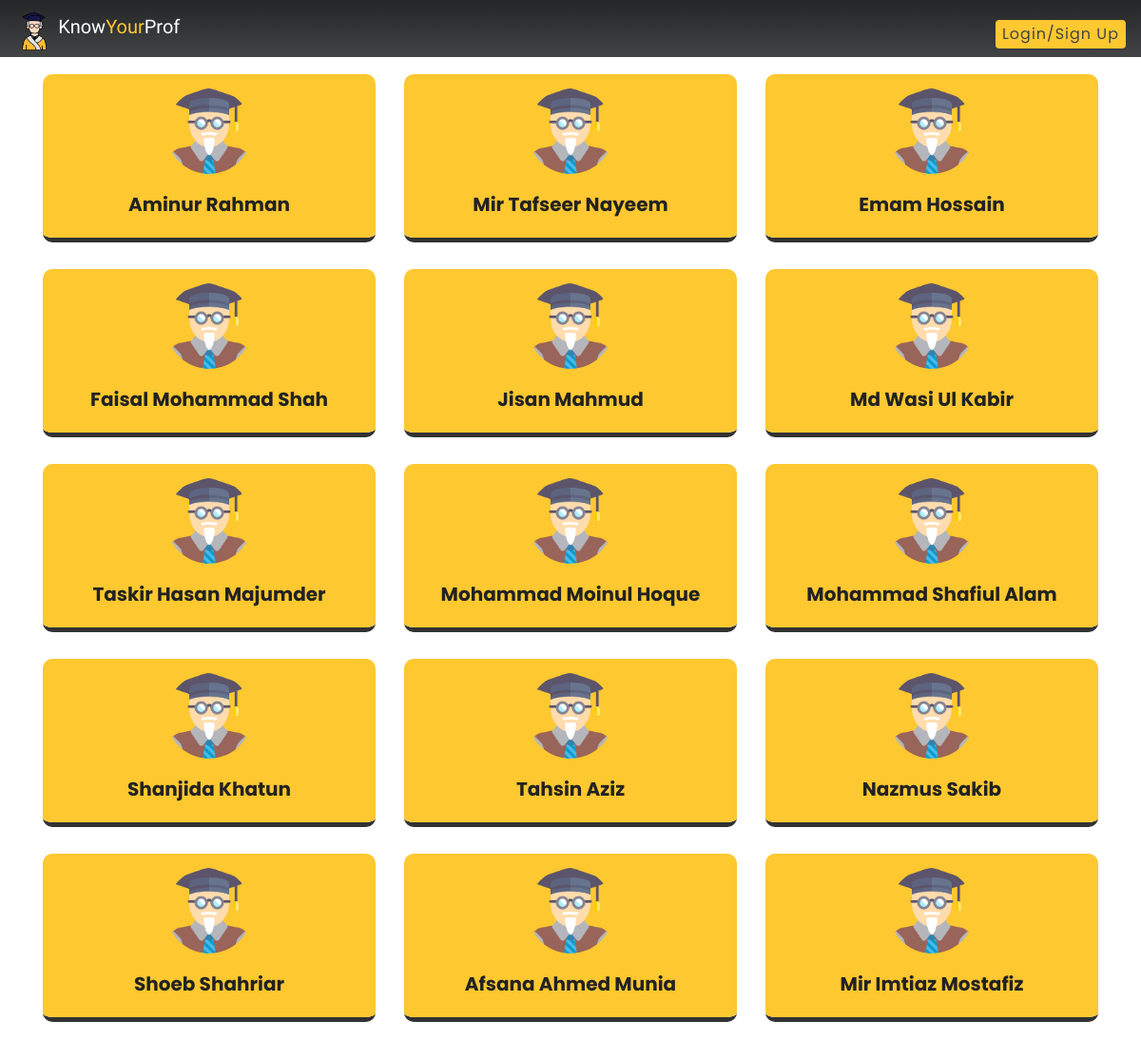
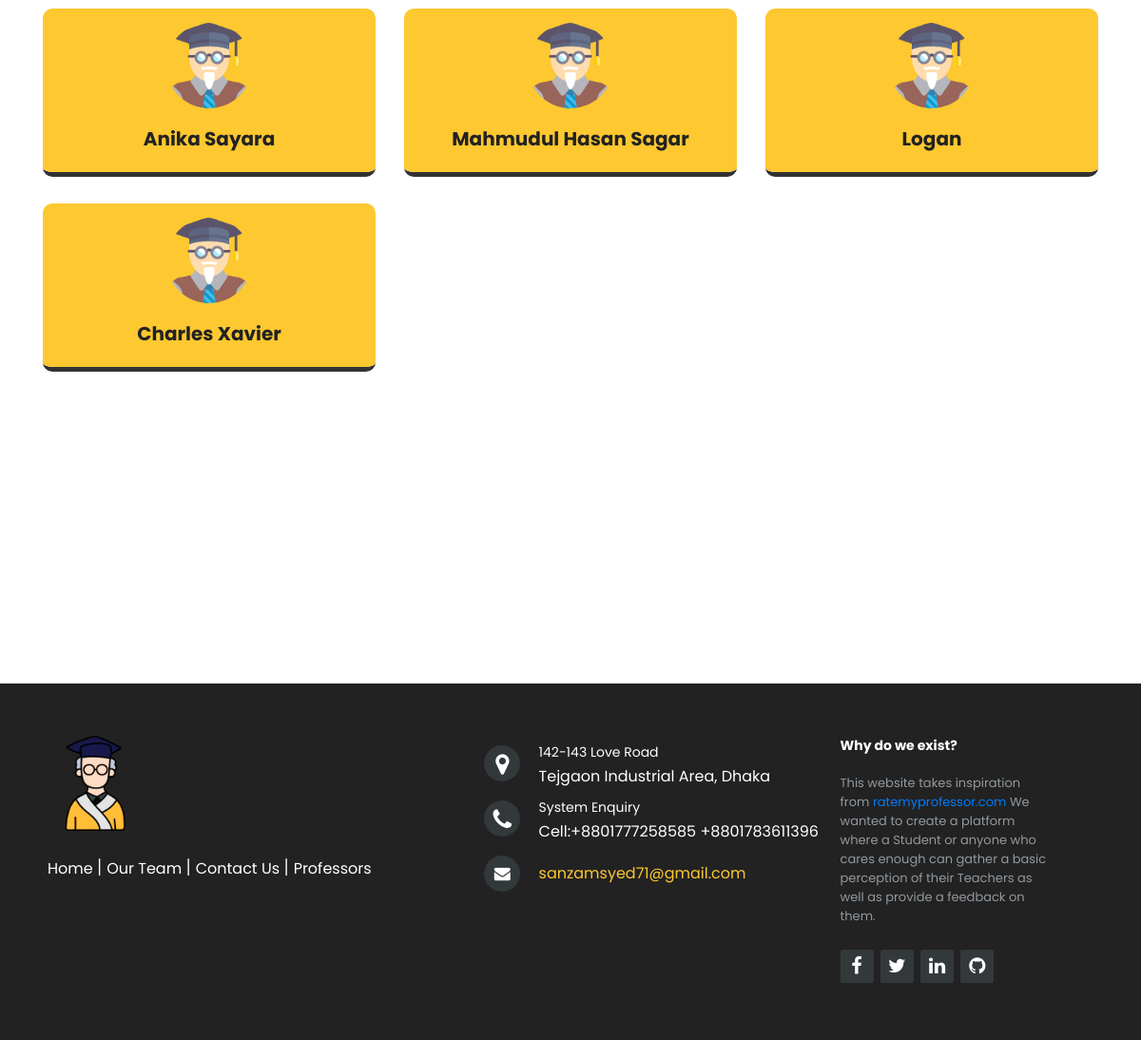
Page /kypbeta/searchPage.php on the committed database (2 pictures, top to bottom).
### tables this page shows
CREATE TABLE `teacher` (
  `TeacherID` int(11) NOT NULL,
  `DepartmentID` int(11) NOT NULL,
  `StatusID` int(11) NOT NULL,
  `TeacherName` varchar(250) NOT NULL,
  `TeacherEmail` varchar(250) NOT NULL,
  `TeacherPhone` varchar(250) NOT NULL
);

### kypbeta/searchPage.php (the view, shortened to what this page needs)
<?php
        $searchText = $_SESSION['searchText'];
        include('serverconnection.php');
$result = mysqli_query($db,"SELECT * FROM Teacher WHERE TeacherName LIKE '%$searchText%' ");
$abc="";
?>
<!doctype html>
<html lang="en">
<head>
    <link rel="stylesheet" href="https://stackpath.bootstrapcdn.com/bootstrap/4.1.2/css/bootstrap.min.css">
    <link rel="stylesheet" href="https://cdnjs.cloudflare.com/ajax/libs/font-awesome/4.7.0/css/font-awesome.min.css">
      <link rel="stylesheet" type="text/css" href="css/header.css">
    <link rel="stylesheet" type="text/css" href="css/listingpage.css">
    <link rel="stylesheet" type="text/css" href="css/welcome.css">
    <link rel="stylesheet" type="text/css" href="css/footer2.css">
</head>
    <body>
    <?php include('KYP-Header.php'); ?>
    <div class = 'card-holder container'>
   <div class = 'row'>
<?php
while($row = mysqli_fetch_array($result))
{
$abc .= "
<div class='col-md-4'>
    <div class='our-team-main'>
        <div class='team-front'>
            <img src='images/professor.png' alt=''>
            <form action='' method='post'>
                <input type='text' name='searchname' value='".($row['TeacherName'])."'>
                <h3 class='professor-name'>".($row['TeacherName'])."</h3>
        </div>
        <div class='team-back'>
            <span>
                <div class='professor-button text-center'>
                    <button type='submit' name='ViewProfileButton' class='btn btn-primary professor-btn'>View Profile</button>
            </span>
            </form>
        </div>
    </div>
</div>
</div>";
}
echo $abc;
?>
<?php
if(mysqli_num_rows($result) < 20)
{
    $testDiv = "
    <div class = 'trying'>
    </div>";
}
echo $testDiv;
?>
    <?php include('KYP-footer.php'); ?>
</body>
</html>

### kypbeta/css/header.css (style rules this page uses)
body { font-family: 'Poppins', sans-serif; }
.btn { padding: 3px 7px; border: 0 none; letter-spacing: 1px; }
.btn-primary { background:#FDC830; color: #434343; }
.trying { height: 300px; }

### kypbeta/css/listingpage.css (style rules this page uses)
body { background: #fff ; }
.professor-button { margin-top: 27%; }
.professor-name { color: #222222; }
.card-holder { padding-top: 1.5%; }
.our-team-main { width:100%; height:auto; border-bottom:5px #323233 solid; background:#fff; text-align:center; border-radius:10px; overflow:hidden; position:relative; transition:0.5s; margin-bottom:28px; }
.our-team-main img { border-radius:50%; margin-bottom:20px; width: 90px; }
.our-team-main h3 { font-size:20px; font-weight:700; }
.team-back { width:100%; height:auto; position:absolute; top:0; left:0; padding:5px 15px 0 15px; text-align:left; background:#fff; }
.team-front { width:100%; height:auto; position:relative; z-index:10; background:#FDC830; padding:15px; bottom:0px; transition: all 0.5s ease; }

### kypbeta/css/welcome.css (style rules this page uses)
body, html { height: 100%; }

### kypbeta/css/footer2.css (style rules this page uses)
h3 { text-transform: capitalize; }

### rows in the picture
teacher: TeacherName "Aminur Rahman"
teacher: TeacherName "Mir Tafseer Nayeem"
teacher: TeacherName "Emam Hossain"
teacher: TeacherName "Faisal Mohammad Shah"
teacher: TeacherName "Jisan Mahmud"
teacher: TeacherName "Md Wasi Ul Kabir"
teacher: TeacherName "Taskir Hasan Majumder"
teacher: TeacherName "Mohammad Moinul Hoque"
teacher: TeacherName "Mohammad Shafiul Alam"
teacher: TeacherName "Shanjida Khatun"
teacher: TeacherName "Tahsin Aziz"
teacher: TeacherName "Nazmus Sakib"
teacher: TeacherName "Shoeb Shahriar"
teacher: TeacherName "Afsana Ahmed Munia"
teacher: TeacherName "Mir Imtiaz Mostafiz"
teacher: TeacherName "Anika Sayara"
teacher: TeacherName "Mahmudul Hasan Sagar"
teacher: TeacherName "Logan"
teacher: TeacherName "Charles Xavier"
